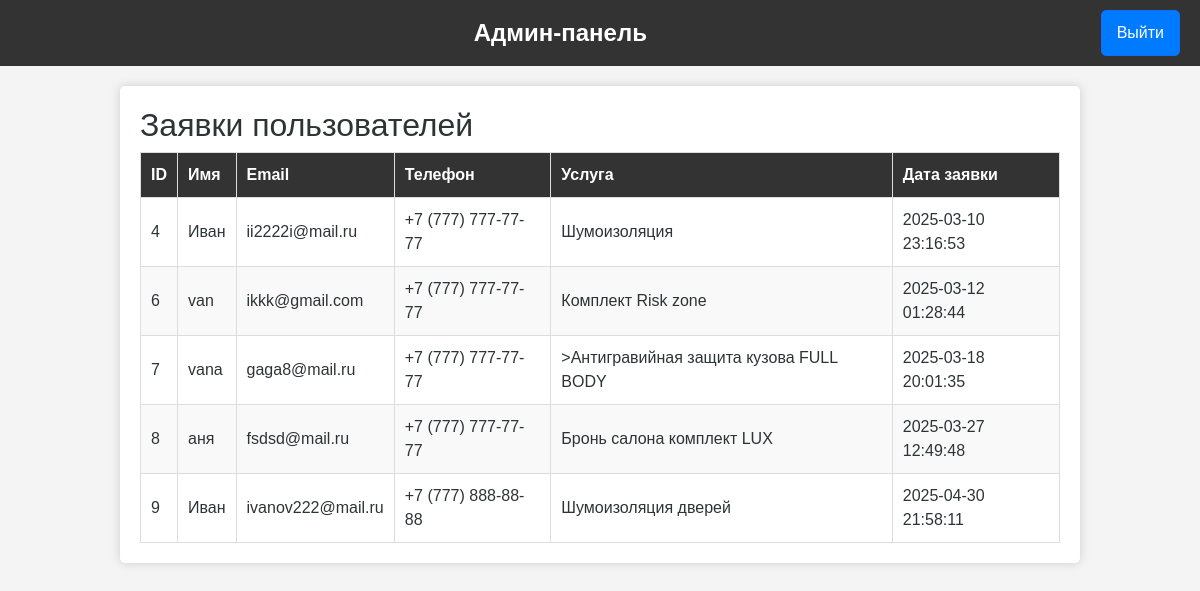
Screenshot of /admin.php (signed in) with the database file from the repository.
### tables this page shows
CREATE TABLE `requests` (
  `id` int(11) NOT NULL,
  `name` varchar(255) NOT NULL,
  `email` varchar(255) NOT NULL,
  `phone` varchar(20) NOT NULL,
  `service` varchar(255) NOT NULL,
  `created_at` timestamp NOT NULL DEFAULT current_timestamp()
);

### admin.php (the view, shortened to what this page needs)
<?php
include 'db.php';
try {
    $stmt = $pdo->query("SELECT * FROM requests");
    $requests = $stmt->fetchAll(PDO::FETCH_ASSOC);
} catch (PDOException $e) {
    die("Ошибка запроса заявок: " . $e->getMessage());
}
?>
<!DOCTYPE html>
<html lang="ru">
<head>
    <link href="https://cdn.jsdelivr.net/npm/bootstrap@5.3.0-alpha1/dist/css/bootstrap.min.css" rel="stylesheet">
    <link rel="stylesheet" href="styles.css">
</head>
<body>
<div class="admin-header">
    <div class="admin-title">Админ-панель</div>
    <a href="logout.php" class="btn btn-primary logout-button">Выйти</a>
</div>
    <main>
        <h2>Заявки пользователей</h2>
        <?php if (count($requests) > 0): ?>
            <table>
                <thead>
                    <tr>
                        <th>ID</th>
                        <th>Имя</th>
                        <th>Email</th>
                        <th>Телефон</th>
                        <th>Услуга</th>
                        <th>Дата заявки</th>
                    </tr>
                </thead>
                <tbody>
                    <?php foreach ($requests as $row): ?>
                        <tr>
                            <td><?= $row['id'] ?></td>
                            <td><?= htmlspecialchars($row['name']) ?></td>
                            <td><?= htmlspecialchars($row['email']) ?></td>
                            <td><?= htmlspecialchars($row['phone']) ?></td>
                            <td><?= htmlspecialchars($row['service']) ?></td>
                            <td><?= $row['created_at'] ?></td>
                        </tr>
                    <?php endforeach; ?>
                </tbody>
            </table>
        <?php else: ?>
            <p>Заявок пока нет.</p>
        <?php endif; ?>
    </main>
</body>
</html>

### styles.css (style rules this page uses)
body { font-family: 'Poppins', sans-serif; color: #2d3436; }

### admin.php (style rules this page uses)
body { font-family: Arial, sans-serif; background: #f4f4f4; margin: 0; padding: 0; }
.admin-header { display: flex; justify-content: space-between; align-items: center; padding: 10px 20px; background-color: #333; color: white; }
.admin-title { flex-grow: 1; text-align: center; font-size: 24px; font-weight: bold; }
.logout-button { background: #007bff; color: white; margin-left: auto; padding: 10px 15px; text-decoration: none; border-radius: 5px; font-size: 16px; }
main { width: 80%; margin: 20px auto; background: white; padding: 20px; border-radius: 5px; box-shadow: 0px 0px 10px #ccc; }
table { width: 100%; border-collapse: collapse; }
th, td { padding: 10px; border: 1px solid #ddd; text-align: left; }
th { background: #333; color: white; }
tr:nth-child(even) { background: #f9f9f9; }

### rows the page displays
requests: id "4", name "Иван", email "ii2222i@mail.ru", phone "+7 (777) 777-77-77", service "Шумоизоляция", created_at "2025-03-10 23:16:53"
requests: id "6", name "van", email "ikkk@gmail.com", phone "+7 (777) 777-77-77", service "Комплект Risk zone", created_at "2025-03-12 01:28:44"
requests: id "7", name "vana", email "gaga8@mail.ru", phone "+7 (777) 777-77-77", service ">Антигравийная защита кузова FULL BODY", created_at "2025-03-18 20:01:35"
requests: id "8", name "аня", email "fsdsd@mail.ru", phone "+7 (777) 777-77-77", service "Бронь салона комплект LUX", created_at "2025-03-27 12:49:48"
requests: id "9", name "Иван", email "ivanov222@mail.ru", phone "+7 (777) 888-88-88", service "Шумоизоляция дверей", created_at "2025-04-30 21:58:11"
